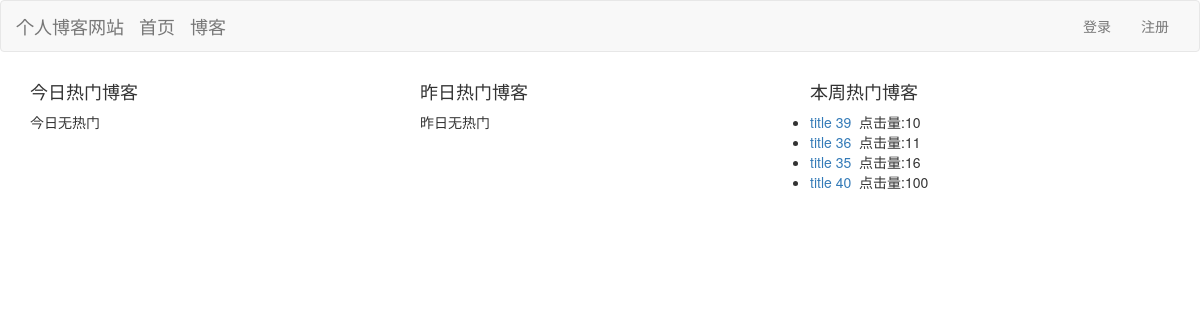
The page / on the database its author committed.
### blog/models.py (models this page shows, shortened)
class Blog(models.Model, ReadNumExtendMethod):
	title = models.CharField(max_length=60)
	blog_type = models.ForeignKey("BlogType", on_delete=models.CASCADE)
	content = RichTextUploadingField()
	author = models.ForeignKey(User, on_delete=models.CASCADE)
	read_detail = GenericRelation(ReadDetail)
	create_time = models.DateTimeField(auto_now_add=True)
	last_update_time = models.DateTimeField(auto_now=True)
	class Meta:
		ordering = ["-create_time"]

### mysite/views.py (the view)
# urls.py: 2. Add a URL to urlpatterns:  path('', views.home, name='home')
def home(request):
	blog_content_type = ContentType.objects.get_for_model(Blog)
	dates, read_nums = get_seven_days_read_data(blog_content_type)
	hot_blogs_for_seven_days = cache.get("hot_blogs_for_seven_days")
	if hot_blogs_for_seven_days is None:
		hot_blogs_for_seven_days = get_seven_days_hot_blogs()
		cache.set("hot_blogs_for_seven_days", hot_blogs_for_seven_days, 3600)
	context = {}
	context["dates"] = dates
	context["read_nums"] = read_nums
	context["today_hot_data"] = get_today_hot_data(blog_content_type)
	context["yesterday_hot_data"] = get_yesterday_hot_data(blog_content_type)
	context["hot_blogs_for_seven_days"] = hot_blogs_for_seven_days
	return render(request, "home.html", context)

### mysite/views.py (called while the page is built)
def get_seven_days_hot_blogs():
	today  = timezone.now().date()
	date = today - datetime.timedelta(days=7)
	blogs = Blog.objects.filter(read_detail__date__lt=today,read_detail__date__gte=date).values("id", "title").annotate(read_num_sum=Sum("read_detail__read_num")).order_by("read_num_sum")
	return blogs[:7]

### read_statistics/utils.py (called while the page is built)
def get_seven_days_read_data(content_type):
	today = timezone.now().date()
	read_nums = []
	dates = []
	for i in range(7, 0, -1):
		date = today - datetime.timedelta(days=i)
		dates.append(date.strftime("%m/%d"))
		read_detail = ReadDetail.objects.filter(content_type=content_type, date=date)
		result = read_detail.aggregate(read_num_sum=Sum("read_num"))
		read_nums.append(result["read_num_sum"] or 0)
	return  dates, read_nums

def get_today_hot_data(content_type):
	today  = timezone.now().date()
	read_detail = ReadDetail.objects.filter(content_type=content_type, date=today).order_by("-read_num")
	return read_detail[:7]

def get_yesterday_hot_data(content_type):
	today  = timezone.now().date()
	yesterday = today - datetime.timedelta(days=1)
	read_detail = ReadDetail.objects.filter(content_type=content_type, date=yesterday).order_by("-read_num")
	return read_detail[:7]

### templates/home.html (shortened to what this page needs)
{% extends "base.html" %}
<!-- {% block header_extends %}
	<link rel="stylesheet" type="text/css" href="{% static '/css/home.css' %}">
{% endblock %} -->
{% block content %}
    <div class="container">
        <div class="row">
            <div class="col-md-4">
                <h4> 今日热门博客</h4>
                <ul>
                    {% for hot_data in today_hot_data %}
                          <li>
                            <a href="{% url 'blog_detail' hot_data.content_object.pk %}">
                                {{ hot_data.content_object.title }}
                            </a>
                            &nbsp;点击量:{{hot_data.read_num}}
                        </li>
                    {% empty %}
                        今日无热门
                    {% endfor %}
                </ul>
            </div>
            <div class="col-md-4">
                <h4> 昨日热门博客</h4>
                <ul>
                    {% for hot_data in yesterday_hot_data %}
                        <li>
                            <a href="{% url 'blog_detail' hot_data.content_object.pk %}">
                                {{ hot_data.content_object.title }}
                            </a>
                            &nbsp;点击量:{{hot_data.read_num}}
                        </li>
                    {% empty %}
                        昨日无热门
                    {% endfor %}
                </ul>
            </div>
            <div class="col-md-4">
                <h4> 本周热门博客</h4>
                <ul>
                    {% for hot_blog in hot_blogs_for_seven_days %}
                        <li>
                            <a href="{% url 'blog_detail' hot_blog.id %}">
                                {{ hot_blog.title }}
                            </a>
                            &nbsp;点击量:{{hot_blog.read_num_sum}}
                        </li>
                    {% empty %}
                        昨日无热门
                    {% endfor %}
                </ul>
            </div>
        </div>
    </div>
    <div id="container"  style="width:100%; height:400px;"></div>
{% endblock %}

### static/css/base.css (style rules this page uses)
* { margin: 0; padding: 0; }

### rows shown on the page
Blog: title "title 39", read_num_sum "10"
Blog: title "title 36", read_num_sum "11"
Blog: title "title 35", read_num_sum "16"
Blog: title "title 40", read_num_sum "100"
